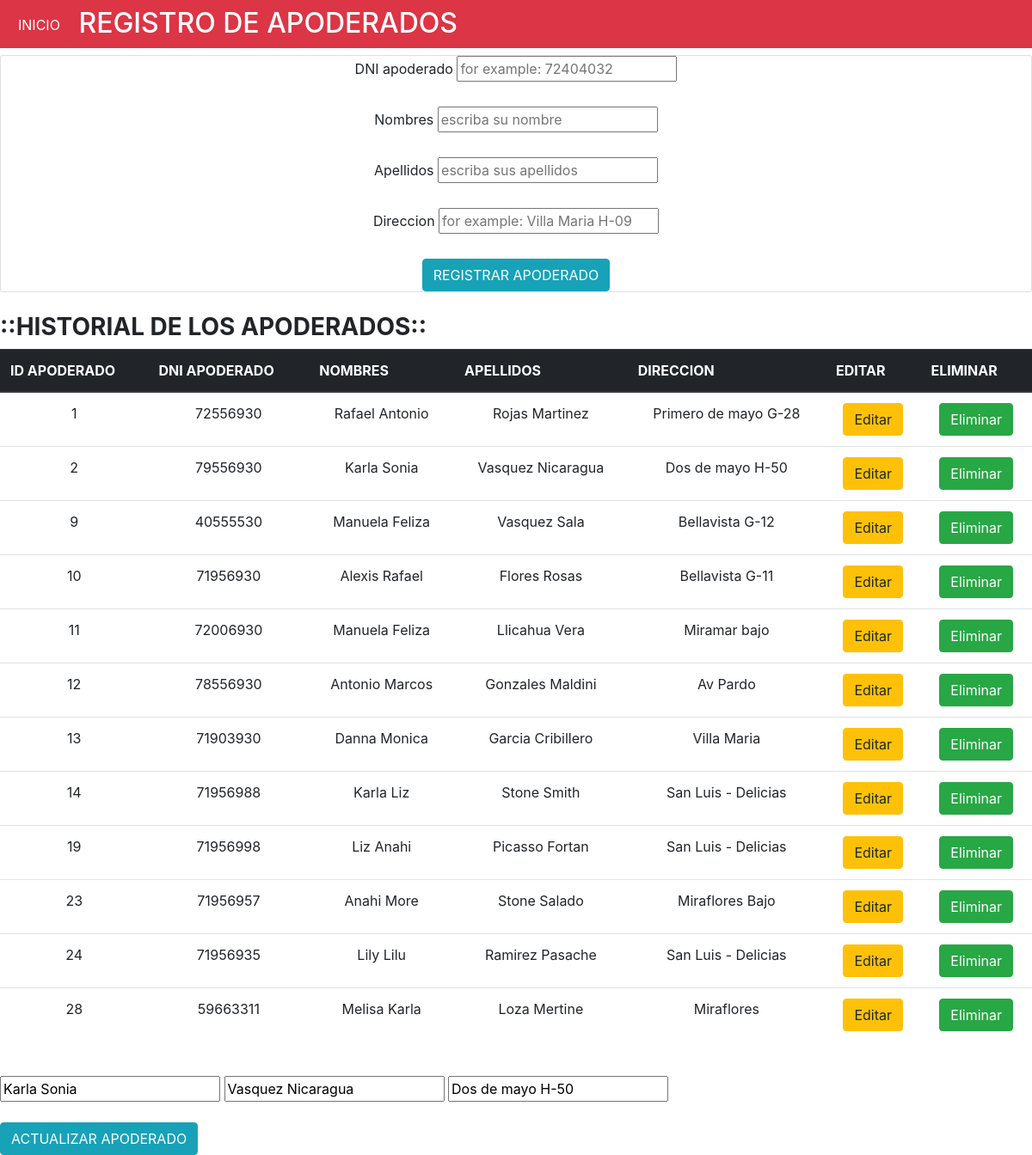
Screenshot of /controllers/apoderado.php/index.php?editarapoderado=2 with the database file from the repository.
### tables this page shows
CREATE TABLE `apoderado` (
  `Idapoderado` int(11) NOT NULL,
  `DNIapoderado` int(8) NOT NULL,
  `Nombres` varchar(55) NOT NULL,
  `Apellidos` varchar(55) NOT NULL,
  `direccion` varchar(55) NOT NULL
);

### controllers/apoderado.php (called while the page is built)
<?php
require_once("../views/apoderado.php");
require_once("../models/apoderado.php");
?>

### views/apoderado.php (the view, shortened to what this page needs)
<?php
require_once("../db/conexion.php");
?>
<!DOCTYPE html>
<html>
<head>
<link rel="stylesheet" href="https://maxcdn.bootstrapcdn.com/bootstrap/4.0.0/css/bootstrap.min.css">
</head>
<body>
<h2  class="p-2 mb-2 bg-danger text-white"><input type="submit" align="rigth" value="INICIO" class="btn btn-danger" onclick = "location='/ProyectoFinal/views/principal.php/'"/> REGISTRO DE APODERADOS</h2>
<div align="center" class="card card-container">
<form method="POST" action="">
<label>DNI apoderado</label>
<input type="text" name="DNIapoderado" minlength="8" maxlength="8" placeholder="for example: 72404032" required/><br></br>
<label>Nombres</label>
<input type="text" name="Nombres" placeholder="escriba su nombre"><br></br>
<label>Apellidos</label>
<input type="text" name="Apellidos" placeholder="escriba sus apellidos"><br></br>
<label>Direccion</label>
<input type="text" name="direccion" placeholder="for example: Villa Maria H-09">
<br></br>
<input type="submit"  class="btn btn-info" name="insertar" value="REGISTRAR APODERADO" >
</div>
<br />
<h3><b>::HISTORIAL DE LOS APODERADOS::</b></h3>
<table class="table table-hover" >
	<thead class="thead-dark">
<tr>
<th>ID APODERADO</th>
<th>DNI APODERADO</th>
<th>NOMBRES</th>
<th>APELLIDOS</th>
<th>DIRECCION</th>
<th>EDITAR</th>
<th>ELIMINAR</th>
</tr>
</thead>
<?php
$mostrar="SELECT * FROM apoderado";
$ejecutar=mysqli_query($conexion,$mostrar);
while ($fila=mysqli_fetch_array($ejecutar)){
	$iap=$fila['Idapoderado'];
	$dniAP=$fila['DNIapoderado'];
	$nom=$fila['Nombres'];
	$app=$fila['Apellidos'];
	$dir=$fila['direccion'];
?>
<tr align="center">
<td><?php echo $iap; ?></td>
<td><?php echo $dniAP; ?></td>
<td><?php echo $nom; ?></td>
<td><?php echo $app; ?></td>
<td><?php echo $dir; ?></td>
<td><a href="index.php?editarapoderado=<?php echo $iap;?>"class="btn btn-warning">Editar</a></td>
<td><a href="index.php?eliminarapoderado=<?php echo $iap;?>"class="btn btn-success">Eliminar</a></td>
</tr>
	<?php } ?>
  </table>
</body>
</html>

### models/editar_apoderado.php (shortened to what this page needs)
<?php
if(isset($_GET['editarapoderado'])){
	$editariAP = $_GET['editarapoderado'];
	$consulta = "SELECT * FROM apoderado WHERE Idapoderado='$editariAP'";
	$ejecutar = mysqli_query($conexion,$consulta);
	$fila = mysqli_fetch_array($ejecutar);
	$nom=$fila['Nombres'];
	$app=$fila['Apellidos'];
	$dir=$fila['direccion'];
	}
?>
<form method="POST" action="">
<input type="text" name="nomb" value="<?php echo $nom; ?>">
<input type="text" name="appa" value="<?php echo $app; ?>">
<input type="text" name="dire" value="<?php echo $dir; ?>">
<br></br>
<input type="submit" class="btn btn-info" name="actualizar" value="ACTUALIZAR APODERADO">
</form>

### rows the page displays
apoderado: Idapoderado "1", DNIapoderado "72556930", Nombres "Rafael Antonio", Apellidos "Rojas Martinez", direccion "Primero de mayo G-28"
apoderado: Idapoderado "2", DNIapoderado "79556930", Nombres "Karla Sonia", Apellidos "Vasquez Nicaragua", direccion "Dos de mayo H-50", nomb "Karla Sonia", appa "Vasquez Nicaragua", dire "Dos de mayo H-50"
apoderado: Idapoderado "9", DNIapoderado "40555530", Nombres "Manuela Feliza", Apellidos "Vasquez Sala", direccion "Bellavista G-12"
apoderado: Idapoderado "10", DNIapoderado "71956930", Nombres "Alexis Rafael", Apellidos "Flores Rosas", direccion "Bellavista G-11"
apoderado: Idapoderado "11", DNIapoderado "72006930", Nombres "Manuela Feliza", Apellidos "Llicahua Vera", direccion "Miramar bajo"
apoderado: Idapoderado "12", DNIapoderado "78556930", Nombres "Antonio Marcos", Apellidos "Gonzales Maldini", direccion "Av Pardo"
apoderado: Idapoderado "13", DNIapoderado "71903930", Nombres "Danna Monica", Apellidos "Garcia Cribillero", direccion "Villa Maria"
apoderado: Idapoderado "14", DNIapoderado "71956988", Nombres "Karla Liz", Apellidos "Stone Smith", direccion "San Luis - Delicias"
apoderado: Idapoderado "19", DNIapoderado "71956998", Nombres "Liz Anahi", Apellidos "Picasso Fortan", direccion "San Luis - Delicias"
apoderado: Idapoderado "23", DNIapoderado "71956957", Nombres "Anahi More", Apellidos "Stone Salado", direccion "Miraflores Bajo"
apoderado: Idapoderado "24", DNIapoderado "71956935", Nombres "Lily Lilu", Apellidos "Ramirez Pasache", direccion "San Luis - Delicias"
apoderado: Idapoderado "28", DNIapoderado "59663311", Nombres "Melisa Karla", Apellidos "Loza Mertine", direccion "Miraflores"
